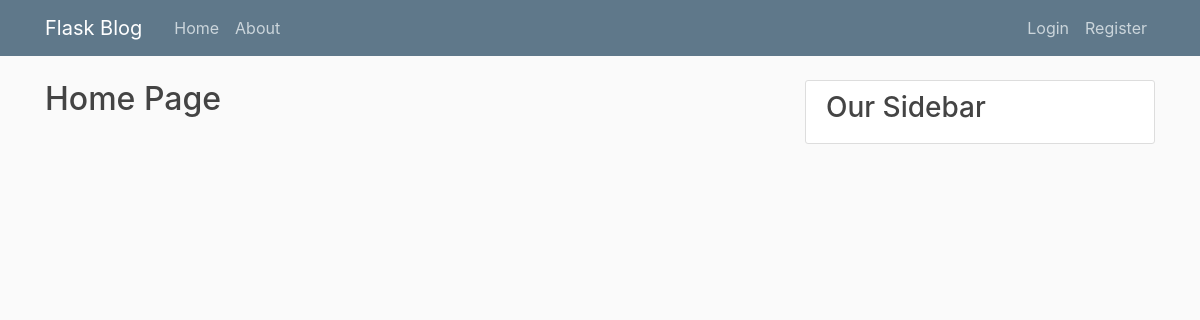
/home, run on an earlier commit of the app's database.
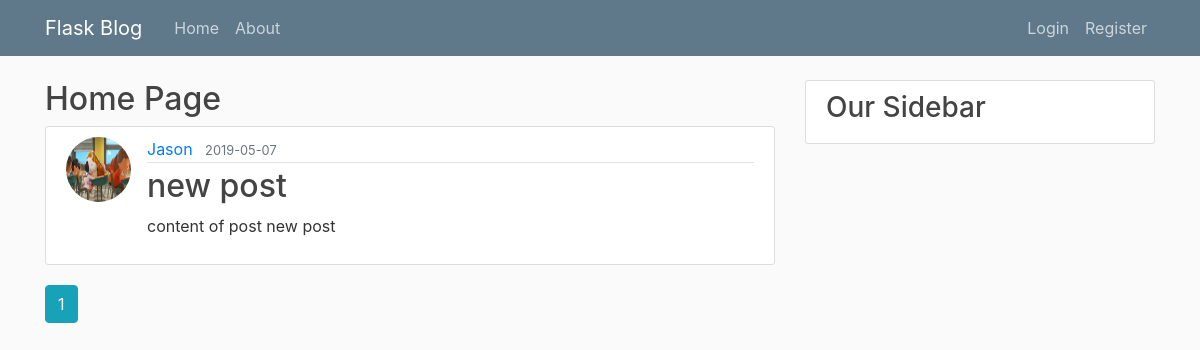
And on a later commit of the database.
### application/models.py (models this page shows, shortened)
class Post(db.Model):
    id = db.Column(db.Integer, primary_key=True)
    title = db.Column(db.String(100), nullable=False)
    date_posted = db.Column(db.DateTime, nullable=False, default=datetime.utcnow)
    content = db.Column(db.Text, nullable=False)
    user_id = db.Column(db.Integer, db.ForeignKey("user.id"), nullable=False)

class User(db.Model,UserMixin):
    id = db.Column(db.Integer, primary_key=True)
    username = db.Column(db.String(20), unique=True, nullable=False)
    email = db.Column(db.String(60), unique=True, nullable=False)
    password = db.Column(db.String(60), nullable=False)
    image_file = db.Column(db.String(20), nullable=False, default="default.jpg")
    posts = db.relationship("Post", backref="author", lazy=True)

### application/main/routes.py (the view)
@main.route("/")
@main.route("/home")
def home():
    page_no = request.args.get("page",1,type=int)
    posts = Post.query.order_by(Post.date_posted.desc()).paginate(per_page=3,page=page_no)
    return render_template("home.html", posts=posts)

### application/templates/home.html
{% extends "layout.html" %}
{% block content %}
    <h2>Home Page</h2>
    {% for post in posts.items %}
        <article class="media content-section">
            <img class="rounded-circle article-img" src="{{ url_for('static',filename='profile_pics/'+post.author.image_file) }}">
            <div class="media-body">
                <div class="article-metadata">
                    <a class="mr-2" href="{{ url_for('users.user_posts',username = post.author.username) }}">{{ post.author.username }}</a>
                    <small class="text-muted">{{ post.date_posted.strftime("%Y-%m-%d") }}</small>
                </div>
                <h2><a class="article-title" href="{{ url_for('posts.post',post_id=post.id) }}">{{ post.title }}</a></h2>
                <p class="article-content">{{ post.content }}</p>
            </div>
        </article>
    {% endfor %}
    {% for page_num in posts.iter_pages(left_edge=1,right_edge=1,left_current=1,right_current=2) %}
        {% if page_num %}
            {% if page_num == posts.page %}
                <a class="btn btn-info mb-4" href="{{ url_for('main.home',page=page_num) }}">{{ page_num }}</a>
            {% else %}
                <a class="btn btn-outline-info mb-4" href="{{ url_for('main.home',page=page_num) }}">{{ page_num }}</a>
            {%endif%}
        {% else %}
            ...
        {%endif%}
    {% endfor %}
{% endblock content %}

What changed in the data, as far as the page shows it:
added Post: image_file (picture), author.username "Jason", date_posted "2019-05-07", title "new post", content "content of post new post"
Also different on the page:
new list line: "1"
